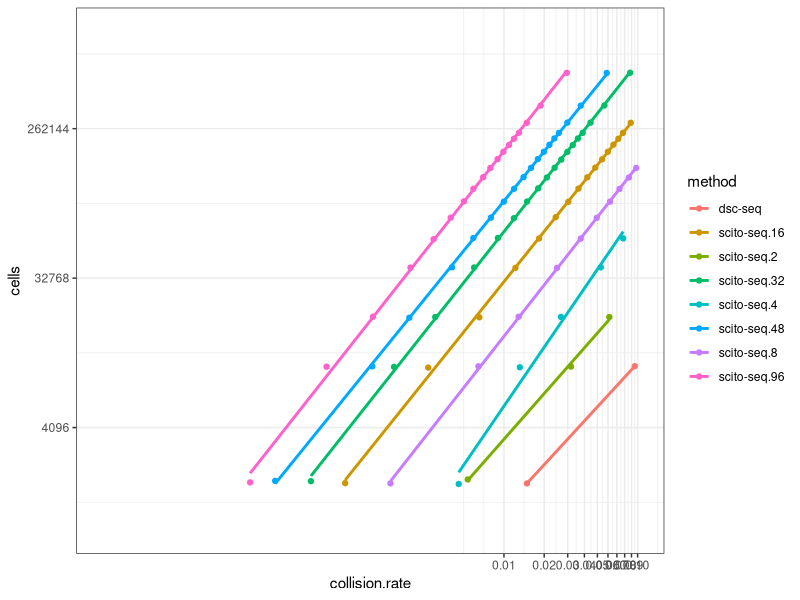

Generate this figure with R:
library(ggplot2);

## simulate scito-seq
scitoseq <- function(w1) {
  
  cells <- NULL;
  ecrs <- NULL;
  acrs <- NULL;
  drops <- NULL;
  
  lambdas <- c(0.01,0.05,0.1,0.2,0.3,0.4,0.5,0.6,0.7,0.8,0.9,1,1.1,1.2,1.3,1.5,1.9,3,10)
  for(lambda in lambdas) {
    n2<-rpois(100000,lambda*1.9);
    drops <- c(drops, sum(n2>0))
    cells <- c(cells, sum(n2));
    bc0 <- w1 * (1-1/w1)^n2;
    bc1 <- n2*(1-1/w1)^(n2-1);
    bc2 <- w1 - bc0 - bc1;
    tmp <- bc2/(bc1+bc2)*n2;
    ecr <- sum(na.omit(tmp))/sum(n2[!is.na(tmp)]);
    ecrs <- c(ecrs, ecr);
    acr <- sum(which(n2>1))/sum(which(n2>0))
    acrs <- c(acrs, acr);
  }
  return(list(drops=drops, cells=cells, ecrs=ecrs, acrs=acrs, lambdas = lambdas))
}

scitoseq.1.rst <- scitoseq(1);
scitoseq.2.rst <- scitoseq(2);
scitoseq.4.rst <- scitoseq(4);
scitoseq.8.rst <- scitoseq(8);
scitoseq.16.rst <- scitoseq(16);
scitoseq.32.rst <- scitoseq(32);
scitoseq.48.rst <- scitoseq(48);
scitoseq.96.rst <- scitoseq(96);
##scitoseq.384.rst <- scitoseq(384);

dropseq <- function() {
  ## simluate drop-seq
  cells <- NULL;
  crs <- NULL;
  
  cells2 <- NULL;
  crs2 <- NULL;
  
  lambdas <-  c(0.01,0.02,0.03,0.04,0.05,0.06,0.07,0.08,0.1, 0.2, 0.3, 0.4, 0.5, 0.6, 0.7, 0.8, 0.9, 1,1.1,1.2);
  for(lambda in lambdas) {
    n2<-rpois(100000,lambda*1.9);
    
    # for(lambda in c(0.01, 0.02, 0.03, 0.04, 0.05, 0.06, 0.07, 0.08, 0.09, 0.1,0.2,0.3,0.4)) {
    #     n2<-rpois(50000,lambda);
    
    cells <- c(cells, length(which(n2>0)));
    cr <- length(which(n2>1))/length(which(n2>0));
    crs <- c(crs, cr);
    
    cells2 <- c(cells2, sum(n2))
    cr2 <- sum(n2[which(n2>1)])/sum(n2);
    crs2 <- c(crs2, cr2);
    
  }
  return(list(cells=cells, cells2=cells2, crs=crs, crs2=crs2))
}

dropseq.rst <- dropseq();

## plot everything
plot.df <- rbind(data.frame(cells=scitoseq.1.rst$cells, collision.rate=scitoseq.1.rst$ecrs, method="dsc-seq"),
  data.frame(cells=scitoseq.2.rst$cells, collision.rate=scitoseq.2.rst$ecrs, method="scito-seq.2"),
  data.frame(cells=scitoseq.4.rst$cells, collision.rate=scitoseq.4.rst$ecrs, method="scito-seq.4"),
  data.frame(cells=scitoseq.8.rst$cells, collision.rate=scitoseq.8.rst$ecrs, method="scito-seq.8"),
  data.frame(cells=scitoseq.16.rst$cells, collision.rate=scitoseq.16.rst$ecrs, method="scito-seq.16"),
  data.frame(cells=scitoseq.32.rst$cells, collision.rate=scitoseq.32.rst$ecrs, method="scito-seq.32"),
  data.frame(cells=scitoseq.48.rst$cells, collision.rate=scitoseq.48.rst$ecrs, method="scito-seq.48"),
  data.frame(cells=scitoseq.96.rst$cells, collision.rate=scitoseq.96.rst$ecrs, method="scito-seq.96")
)

ggsave("collision.vs.cells.pdf",width=5, height=5, ggplot(aes(collision.rate, cells, color=method),data=plot.df)+geom_point()+geom_smooth(method=glm, formula=y~x, family = gaussian(link = 'log'), se=FALSE)+scale_y_continuous(limits=c(1000,1000000), trans="log2")+scale_x_continuous(limits=c(1e-5,0.1),breaks=seq(0,0.1,0.01),trans="log10")+theme_bw())
#+scale_y_log10(breaks=seq(0,0.2,0.02));
